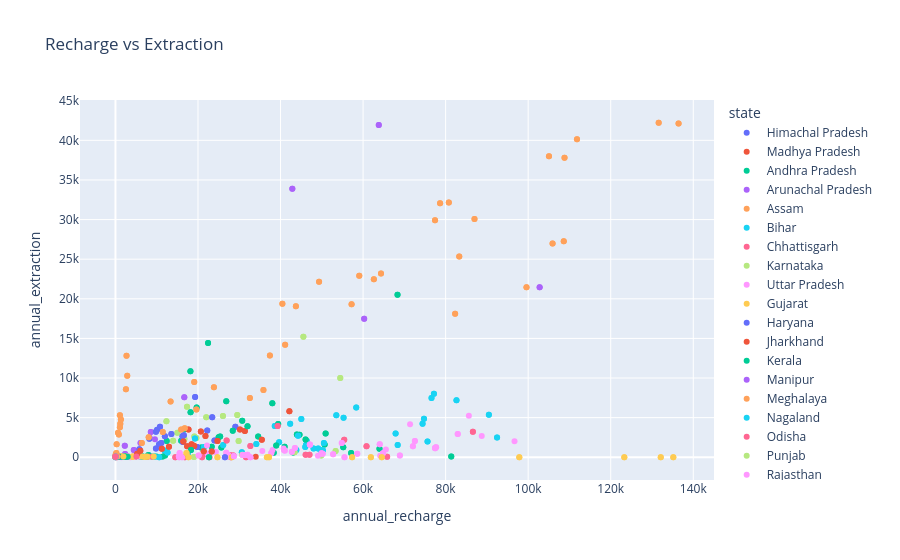

The cell this chart's notebook holds for it:
### Code cell
fig = px.scatter(df, x="annual_recharge", y="annual_extraction",
                color="state",
                title="Recharge vs Extraction")
fig.show()
